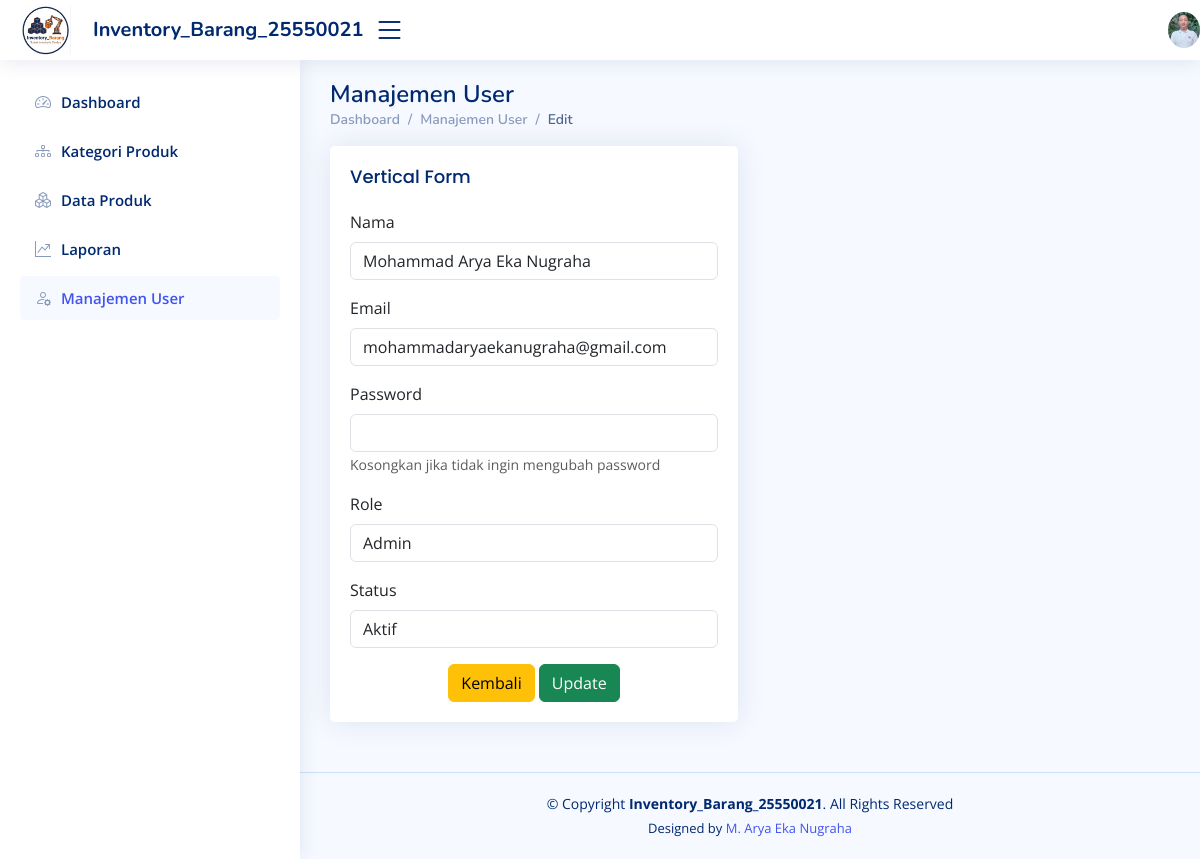
/e_user.php?id=1 (signed in), run on the app's committed database.
### tables this page shows
CREATE TABLE `users` (
  `id` int(11) NOT NULL,
  `name` varchar(100) NOT NULL,
  `email` varchar(100) NOT NULL,
  `password` varchar(255) NOT NULL,
  `role` enum('admin','staff') NOT NULL,
  `is_active` tinyint(1) DEFAULT 1,
  `created_at` timestamp NOT NULL DEFAULT current_timestamp()
);

### e_user.php (the view, shortened to what this page needs)
<?php
include "koneksi.php";
$id = $_GET['id'];
$data = mysqli_query($conn, "SELECT * FROM users WHERE id='$id'");
$user = mysqli_fetch_array($data);
?>
<!DOCTYPE html>
<html lang="en">
<head>
    <link href="assets/vendor/bootstrap/css/bootstrap.min.css" rel="stylesheet">
    <link href="assets/vendor/bootstrap-icons/bootstrap-icons.css" rel="stylesheet">
    <link href="assets/vendor/boxicons/css/boxicons.min.css" rel="stylesheet">
    <link href="assets/vendor/quill/quill.snow.css" rel="stylesheet">
    <link href="assets/vendor/quill/quill.bubble.css" rel="stylesheet">
    <link href="assets/vendor/remixicon/remixicon.css" rel="stylesheet">
    <link href="assets/vendor/simple-datatables/style.css" rel="stylesheet">
    <link href="assets/css/style.css" rel="stylesheet">
</head>
<body>
    <header id="header" class="header fixed-top d-flex align-items-center">
        <div class="d-flex align-items-center justify-content-between">
            <a href="index.php" class="logo d-flex align-items-center me-auto me-lg-0" style="max-width: none; width: auto;">
                <img src="assets/img/logo Inventory_Barang.png" alt="Logo" style="max-height: 50px;">
                <span class="d-none d-lg-block fs-5 ms-2" style="font-size: 24px; padding-left: 8px; white-space: nowrap;">Inventory_Barang_25550021</span>
            </a>
            <i class="bi bi-list toggle-sidebar-btn"></i>
        </div>
        <nav class="header-nav ms-auto">
            <ul class="d-flex align-items-center">
                    <a class="nav-link nav-profile d-flex align-items-center pe-0" href="#" data-bs-toggle="dropdown">
                        <img src="assets/img/Profile-Arya.jpg" alt="Profile" class="rounded-circle">
                    </a>
            </ul>
        </nav>
    </header>
    <aside id="sidebar" class="sidebar">
        <ul class="sidebar-nav" id="sidebar-nav">
            <li class="nav-item">
                <a class="nav-link collapsed" href="index.php">
                    <i class="bi bi-speedometer2"></i>
                    <span>Dashboard</span>
                </a>
            </li>
            <li class="nav-item">
                <a class="nav-link collapsed" href="kategori_produk.php">
                    <i class="bi bi-diagram-3"></i>
                    <span>Kategori Produk</span>
                </a>
            </li>
            <li class="nav-item">
                <a class="nav-link collapsed" href="produk.php">
                    <i class="bi bi-boxes"></i>
                    <span>Data Produk</span>
                </a>
            </li>
            <li class="nav-item">
                <a class="nav-link collapsed" href="laporan.php">
                    <i class="bi bi-graph-up-arrow"></i>
                    <span>Laporan</span>
                </a>
            </li>
            <li class="nav-item">
                <a class="nav-link collapsed" href="users.php" style="background: #f6f9ff; color: #4154f1;">
                    <i class="bi bi-person-gear"></i>
                    <span>Manajemen User</span>
                </a>
            </li>
        </ul>
    </aside>
    <main id="main" class="main">
        <div class="pagetitle">
            <h1>Manajemen User</h1>
            <nav>
                <ol class="breadcrumb">
                    <li class="breadcrumb-item"><a href="index.php">Dashboard</a></li>
                    <li class="breadcrumb-item">Manajemen User</li>
                    <li class="breadcrumb-item active">Edit</li>
                </ol>
            </nav>
        </div>
        <section class="section">
            <div class="row">
                <div class="col-lg-6">
                    <div class="card">
                        <div class="card-body">
                            <h5 class="card-title">Vertical Form</h5>
                            <form class="row g-3" method="post">
                                <div class="col-12">
                                    <label class="form-label">Nama</label>
                                    <input type="text" class="form-control" name="name" value="<?php echo $user['name']; ?>" required>
                                </div>
                                <div class="col-12">
                                    <label class="form-label">Email</label>
                                    <input type="email" class="form-control" name="email" value="<?php echo $user['email']; ?>" required>
                                </div>
                                <div class="col-12">
                                    <label class="form-label">Password</label>
                                    <input type="password" class="form-control" name="password">
                                    <small class="text-muted">Kosongkan jika tidak ingin mengubah password</small>
                                </div>
                                <div class="col-12">
                                    <label class="form-label">Role</label>
                                    <select class="form-control" name="role" required>
                                        <option value="admin" <?php if ($user['role'] == 'admin') echo 'selected'; ?>>Admin</option>
                                    </select>
                                </div>
                                <div class="col-12">
                                    <label class="form-label">Status</label>
                                    <select class="form-control" name="is_active">
                                        <option value="1" <?php if ($user['is_active'] == 1) echo 'selected'; ?>>Aktif</option>
                                    </select>
                                </div>
                                <div class="text-center">
                                    <a href="users.php" class="btn btn-warning">Kembali</a>
                                    <button type="submit" class="btn btn-success" name="update">Update</button>
                                </div>
                            </form>
                        </div>
                    </div>
                </div>
            </div>
        </section>
    </main>
    <footer id="footer" class="footer">
        <div class="copyright">
            &copy; Copyright <strong><span>Inventory_Barang_25550021</span></strong>. All Rights Reserved
        </div>
        <div class="credits">
            Designed by <a href="https://instagram.com/aragsbshs/" target="_blank">M. Arya Eka Nugraha</a>
        </div>
    </footer>
</body>
</html>

### assets/css/style.css (style rules this page uses)
:root { scroll-behavior: smooth; }
body { font-family: "Open Sans", sans-serif; background: #f6f9ff; color: #444444; }
a { color: #4154f1; text-decoration: none; }
h1, h2, h3, h4, h5, h6 { font-family: "Nunito", sans-serif; }
#main { margin-top: 60px; padding: 20px 30px; transition: all 0.3s; }
.pagetitle { margin-bottom: 10px; }
.pagetitle h1 { font-size: 24px; margin-bottom: 0; font-weight: 600; color: #012970; }
.card { margin-bottom: 30px; border: none; border-radius: 5px; box-shadow: 0px 0 30px rgba(1, 41, 112, 0.1); }
.card-title { padding: 20px 0 15px 0; font-size: 18px; font-weight: 500; color: #012970; font-family: "Poppins", sans-serif; }
.card-body { padding: 0 20px 20px 20px; }
.breadcrumb { font-size: 14px; font-family: "Nunito", sans-serif; color: #899bbd; font-weight: 600; }
.breadcrumb a { color: #899bbd; transition: 0.3s; }
.breadcrumb .breadcrumb-item::before { color: #899bbd; }
.breadcrumb .active { color: #51678f; font-weight: 600; }
.logo { line-height: 1; }
@media (min-width: 1200px) { .logo { width: 280px; } }
.logo img { max-height: 26px; margin-right: 6px; }
.logo span { font-size: 26px; font-weight: 700; color: #012970; font-family: "Nunito", sans-serif; }
.header { transition: all 0.5s; z-index: 997; height: 60px; box-shadow: 0px 2px 20px rgba(1, 41, 112, 0.1); background-color: #fff; padding-left: 20px; }
.header .toggle-sidebar-btn { font-size: 32px; padding-left: 10px; cursor: pointer; color: #012970; }
.header-nav ul { list-style: none; }
.header-nav>ul { margin: 0; padding: 0; }
.header-nav .nav-profile { color: #012970; }
.header-nav .nav-profile img { max-height: 36px; }
.sidebar { position: fixed; top: 60px; left: 0; bottom: 0; width: 300px; z-index: 996; transition: all 0.3s; padding: 20px; overflow-y: auto; scrollbar-width: thin; scrollbar-color: #aab7cf transparent; box-shadow: 0px 0px 20px rgba(1, 41, 112, 0.1); background-color: #fff; }
@media (min-width: 1200px) { #main, #footer { margin-left: 300px; } }
.sidebar-nav { padding: 0; margin: 0; list-style: none; }
.sidebar-nav li { padding: 0; margin: 0; list-style: none; }
.sidebar-nav .nav-item { margin-bottom: 5px; }
.sidebar-nav .nav-link { display: flex; align-items: center; font-size: 15px; font-weight: 600; color: #4154f1; transition: 0.3; background: #f6f9ff; padding: 10px 15px; border-radius: 4px; }
.sidebar-nav .nav-link i { font-size: 16px; margin-right: 10px; color: #4154f1; }
.sidebar-nav .nav-link.collapsed { color: #012970; background: #fff; }
.sidebar-nav .nav-link.collapsed i { color: #899bbd; }
.footer { padding: 20px 0; font-size: 14px; transition: all 0.3s; border-top: 1px solid #cddfff; }
.footer .copyright { text-align: center; color: #012970; }
.footer .credits { padding-top: 5px; text-align: center; font-size: 13px; color: #012970; }

### data on the page
users: name "Mohammad Arya Eka Nugraha", email "mohammadaryaekanugraha@gmail.com", role "Admin", is_active "Aktif"
